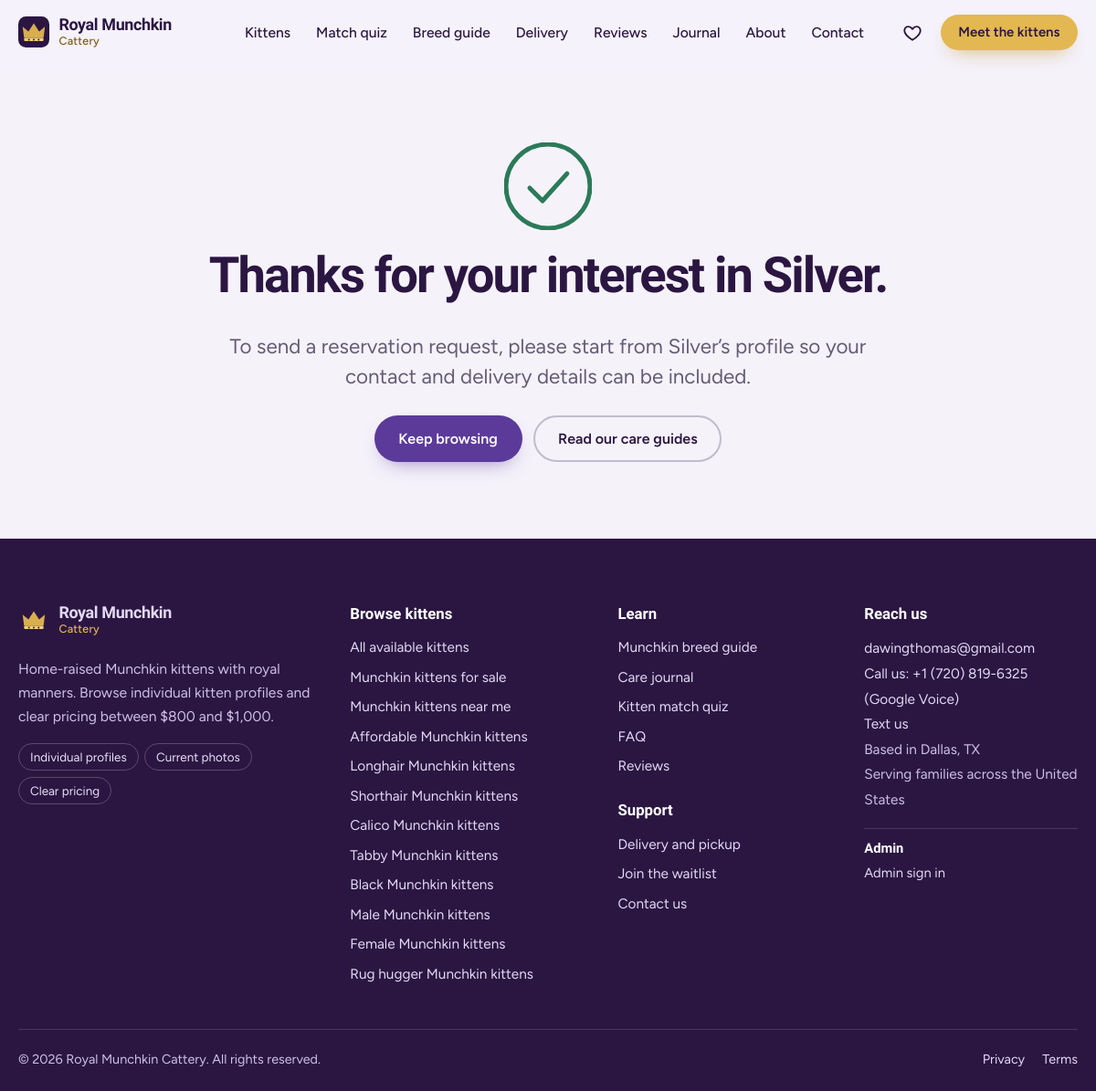
Page /reserve/silver-blue-white-munchkin-kitten/thank-you/ on the committed database.
### kittens/models.py (models this page shows, shortened)
class Kitten(models.Model):
    class Gender(models.TextChoices):
        UNCONFIRMED = "unconfirmed", "To be confirmed"
        MALE = "male", "Male"
        FEMALE = "female", "Female"
    class CoatLength(models.TextChoices):
        SHORTHAIR = "shorthair", "Shorthair"
        LONGHAIR = "longhair", "Longhair"
    class LegLength(models.TextChoices):
        UNCONFIRMED = "unconfirmed", "To be confirmed"
        STANDARD = "standard", "Standard short legs"
        SUPER_SHORT = "super_short", "Super short (rug hugger)"
        NON_STANDARD = "non_standard", "Non-standard (normal legs)"
    class CoatColor(models.TextChoices):
        BLACK = "black", "Black"
        WHITE = "white", "White"
        BLUE = "blue", "Blue (gray)"
        CREAM = "cream", "Cream"
        RED = "red", "Red (orange)"
        CHOCOLATE = "chocolate", "Chocolate"
        LILAC = "lilac", "Lilac"
        SILVER = "silver", "Silver"
        BROWN = "brown", "Brown"
        TRICOLOR = "tricolor", "Tri-color"
    class Pattern(models.TextChoices):
        SOLID = "solid", "Solid"
        TABBY = "tabby", "Tabby"
        CALICO = "calico", "Calico"
        TORTIE = "tortie", "Tortoiseshell"
        BICOLOR = "bicolor", "Bi-color"
        COLORPOINT = "colorpoint", "Colorpoint"
        SMOKE = "smoke", "Smoke"
    class EyeColor(models.TextChoices):
        GOLD = "gold", "Gold"
        GREEN = "green", "Green"
        COPPER = "copper", "Copper"
        BLUE = "blue", "Blue"
        HAZEL = "hazel", "Hazel"
        ODD = "odd", "Odd-eyed"
    class Energy(models.TextChoices):
        UNCONFIRMED = "unconfirmed", "To be confirmed"
        CALM = "calm", "Calm lap cat"
        PLAYFUL = "playful", "Playful"
        ADVENTUROUS = "adventurous", "Adventurous"
    class Status(models.TextChoices):
        AVAILABLE = "available", "Available"
        RESERVED = "reserved", "Reserved"
        ADOPTED = "adopted", "Adopted"
        COMING_SOON = "coming_soon", "Coming soon"
    id = models.UUIDField(primary_key=True, default=uuid.uuid4, editable=False)
    name = models.CharField(max_length=60)
    slug = models.SlugField(max_length=100, unique=True, blank=True)
    litter = models.ForeignKey(Litter, on_delete=models.SET_NULL, null=True, blank=True, related_name="kittens")
    gender = models.CharField(max_length=12, choices=Gender.choices, default=Gender.UNCONFIRMED)
    coat_length = models.CharField(max_length=12, choices=CoatLength.choices, default=CoatLength.SHORTHAIR)
    leg_length = models.CharField(max_length=14, choices=LegLength.choices, default=LegLength.UNCONFIRMED)
    coat_color = models.CharField(max_length=14, choices=CoatColor.choices)
    pattern = models.CharField(max_length=12, choices=Pattern.choices, default=Pattern.SOLID)
    eye_color = models.CharField(max_length=8, choices=EyeColor.choices, blank=True)
    date_of_birth = models.DateField(null=True, blank=True)
    available_from = models.DateField(
        null=True, blank=True,
        help_text="Go-home date. Leave blank to use birth date + 12 weeks.",
    )
    price = models.DecimalField(
        max_digits=6, decimal_places=2,
        validators=[MinValueValidator(MIN_PRICE), MaxValueValidator(MAX_PRICE)],
        help_text=f"Must be between ${MIN_PRICE} and ${MAX_PRICE:,}.",
    )
    deposit_amount = models.DecimalField(max_digits=6, decimal_places=2, default=200, validators=[MinValueValidator(0)])
    status = models.CharField(max_length=15, choices=Status.choices, default=Status.AVAILABLE)
    headline = models.CharField(max_length=160, help_text="Short marketing line shown on cards")
    description = models.TextField()
    energy = models.CharField(max_length=12, choices=Energy.choices, default=Energy.UNCONFIRMED)
    personality_tags = models.CharField(
        max_length=160, blank=True,
        help_text="Comma separated, e.g. cuddly, curious, chatty",
    )
    good_with_kids = models.BooleanField(default=True)
    good_with_pets = models.BooleanField(default=True)
    weight_estimate_lb = models.DecimalField(
        "Estimated adult weight (lb)", max_digits=3, decimal_places=1, null=True, blank=True,
        validators=[MinValueValidator(2), MaxValueValidator(20)],
    )
    vet_checked = models.BooleanField(default=True)
    vaccinations_up_to_date = models.BooleanField(default=True)
    dewormed = models.BooleanField(default=True)
    microchipped = models.BooleanField(default=True)
    litter_trained = models.BooleanField(default=True)
    spay_neuter_agreement = models.BooleanField(default=True, help_text="Sold under a spay/neuter agreement.")
    care_info_confirmed = models.BooleanField(
        default=False,
        help_text="Enable only after the care, health, and household suitability details above are verified.",
    )
    registry = models.CharField(max_length=60, blank=True, help_text="e.g. 'TICA registered'")
    health_guarantee_years = models.PositiveSmallIntegerField(default=1)
    cover_photo = models.ImageField(upload_to="kittens/covers/")
    cover_alt = models.CharField(max_length=160, blank=True, help_text="Optional custom alt text for the cover photo.")
    video_url = models.URLField(blank=True, help_text="Optional YouTube or Vimeo link.")
    nationwide_delivery_available = models.BooleanField(default=True)
    delivery_notes = models.CharField(
        max_length=255, blank=True,
        default="Pickup by appointment, or ground / flight-nanny delivery across the continental US.",
    )
    is_featured = models.BooleanField(default=False)
    view_count = models.PositiveIntegerField(default=0)
    created_at = models.DateTimeField(auto_now_add=True)
    updated_at = models.DateTimeField(auto_now=True)
    class Meta:
        ordering = ["-is_featured", "-created_at"]
        indexes = [
            models.Index(fields=["status"]),
            models.Index(fields=["gender", "coat_length", "coat_color"]),
            models.Index(fields=["price"]),
        ]
        constraints = [
            models.CheckConstraint(
                condition=Q(price__gte=MIN_PRICE) & Q(price__lte=MAX_PRICE),
                name="kitten_price_between_800_and_1000",
            )
        ]

### core/models.py (models this page shows, shortened)
class SiteSettings(models.Model):
    business_name = models.CharField(max_length=120, default="Royal Munchkin Cattery")
    tagline = models.CharField(max_length=200, default="Home-raised Munchkin kittens with royal manners")
    city = models.CharField(max_length=100, default="Dallas", help_text="Used in schema.org markup. Clear it to hide the address.")
    state = models.CharField(max_length=2, default="TX", blank=True)
    contact_phone = models.CharField(max_length=24, blank=True, help_text="Digits with country code, e.g. +15551234567")
    whatsapp_number = models.CharField(max_length=20, blank=True, help_text="Digits only, e.g. 15551234567")
    contact_email = models.EmailField(default="dawingthomas@gmail.com")
    instagram_url = models.URLField(blank=True)
    facebook_url = models.URLField(blank=True)
    tiktok_url = models.URLField(blank=True)
    youtube_url = models.URLField(blank=True)
    kittens_placed_count = models.PositiveIntegerField(
        default=0, help_text="Shown on the homepage only when above zero. Use a real number."
    )
    announcement = models.CharField(max_length=160, blank=True, help_text="Optional banner above the header (e.g. 'New litter due in March').")
    class Meta:
        verbose_name = "Site Settings"
        verbose_name_plural = "Site Settings"
    @classmethod
    def load(cls):
        obj = cache.get(SETTINGS_CACHE_KEY)
        if obj is None:
            obj, _ = cls.objects.get_or_create(pk=1)
            cache.set(SETTINGS_CACHE_KEY, obj, 300)
        return obj

### reservations/views.py (the view, shortened to what this page needs)
# urls.py: path("reserve/<slug:kitten_slug>/thank-you/", views.ReservationThankYouView.as_view(), name="thank_you"),
class ReservationThankYouView(View):
    def get(self, request, kitten_slug, reservation_id=None):
        kitten = get_object_or_404(Kitten, slug=kitten_slug)
        context = {"kitten": kitten}
        return render(request, "reservations/thank_you.html", context)

### templates/reservations/thank_you.html (shortened to what this page needs)
{% extends "base.html" %}
{% block content %}
<section class="section"><div class="container narrow center">
  <svg class="big-check" viewBox="0 0 96 96" fill="none" stroke="#2B7A58" stroke-width="5" stroke-linecap="round" stroke-linejoin="round" aria-hidden="true"><circle cx="48" cy="48" r="46"/><path d="M28 50l14 14 27-30"/></svg>
  {% if reservation %}
    <h1 style="font-size:clamp(2.1rem,1.4rem + 3vw,3.4rem)">Your request for {{ kitten.name }} is saved.</h1>
    <p class="lede">We emailed your reservation to Royal Munchkin Cattery and sent a confirmation from Gmail to {{ reservation.email }}. We’ll reply within one business day. A reservation request does not hold a kitten; the deposit and agreement must be confirmed with us.</p>
    {% if message_channel == "sms" %}<div class="btn-row" style="justify-content:center;margin-top:1.6rem">
        <a class="btn btn-gold" href="{{ sms_compose_url }}">Open prefilled text to our Google Voice number</a>
    </div>{% endif %}
    {% if message_channel == "sms" %}<p class="help-text" style="margin-top:1rem">The text link opens your device’s messaging app with our Google Voice number and request details filled in; tap Send there. Your request and email confirmation have already been sent, so you do not need to compose another email.</p>{% else %}<p class="help-text" style="margin-top:1rem">No need to send a second email. If you don’t see the confirmation, check your spam folder.</p>{% endif %}
  {% else %}
    <h1 style="font-size:clamp(2.1rem,1.4rem + 3vw,3.4rem)">Thanks for your interest in {{ kitten.name }}.</h1>
    <p class="lede">To send a reservation request, please start from {{ kitten.name }}’s profile so your contact and delivery details can be included.</p>
  {% endif %}
  <div class="btn-row" style="justify-content:center;margin-top:1.6rem"><a class="btn btn-primary" href="{% url 'kittens:list' %}">Keep browsing</a><a class="btn btn-ghost" href="{% url 'core:journal_list' %}">Read our care guides</a></div>
</div></section>
{% endblock %}

### templates/partials/footer.html (shortened to what this page needs)
{% load humanize %}<footer class="site-footer">
  <div class="container footer-grid">
    <div class="footer-brand">
      <a class="brand brand-light" href="{% url 'core:home' %}">{% include "partials/logo.html" %}<span class="brand-text"><b>Royal Munchkin</b><i>Cattery</i></span></a>
      <p>{{ site_settings.tagline }}. Browse individual kitten profiles and clear pricing between ${{ MIN_PRICE }} and ${{ MAX_PRICE|intcomma }}.</p>
      <ul class="footer-badges">
        <li>Individual profiles</li><li>Current photos</li><li>Clear pricing</li>
      </ul>
    </div>
    <div>
      <h2 class="footer-h">Browse kittens</h2>
      <ul>
        <li><a href="{% url 'kittens:list' %}">All available kittens</a></li>
        {% for slug, label in FOOTER_LANDING_LINKS %}<li><a href="{% url 'core:landing' slug=slug %}">{{ label }}</a></li>{% endfor %}
      </ul>
    </div>
    <div>
      <h2 class="footer-h">Learn</h2>
      <ul>
        <li><a href="{% url 'core:breed_guide' %}">Munchkin breed guide</a></li>
        <li><a href="{% url 'core:journal_list' %}">Care journal</a></li>
        <li><a href="{% url 'kittens:match' %}">Kitten match quiz</a></li>
        <li><a href="{% url 'core:faq' %}">FAQ</a></li>
        <li><a href="{% url 'reviews:list' %}">Reviews</a></li>
      </ul>
      <h2 class="footer-h footer-h-2">Support</h2>
      <ul>
        <li><a href="{% url 'core:delivery' %}">Delivery and pickup</a></li>
        <li><a href="{% url 'core:waitlist' %}">Join the waitlist</a></li>
        <li><a href="{% url 'core:contact' %}">Contact us</a></li>
      </ul>
    </div>
    <div>
      <h2 class="footer-h">Reach us</h2>
      <address>
        <a href="mailto:{{ site_settings.contact_email }}">{{ site_settings.contact_email }}</a>
        {% if CONTACT_PHONE %}<br><a href="tel:{{ CONTACT_PHONE_URI }}">Call us: {{ CONTACT_PHONE }} (Google Voice)</a><br><a href="sms:{{ CONTACT_PHONE_URI }}">Text us</a>{% endif %}
        {% if site_settings.city %}<br><span>Based in {{ site_settings.city }}{% if site_settings.state %}, {{ site_settings.state }}{% endif %}</span>{% endif %}
        <br><span>{{ SITE_LOCATION_SUMMARY }}</span>
      </address>
      <div class="footer-admin">
        <h2 class="footer-h footer-h-2">Admin</h2>
        <a href="{% url 'accounts:login' %}" rel="nofollow">Admin sign in</a>
      </div>
    </div>
  </div>
  <div class="container footer-bottom">
    <span>&copy; {% now "Y" %} {{ SITE_NAME }}. All rights reserved.</span>
    <span class="footer-legal"><a href="{% url 'core:privacy' %}">Privacy</a><a href="{% url 'core:terms' %}">Terms</a></span>
  </div>
</footer>

### rows in the picture
Kitten: name "Silver"
SiteSettings: tagline "Home-raised Munchkin kittens with royal manners", contact_email "dawingthomas@gmail.com", contact_phone "+1 (720) 819-6325", city "Dallas", state "TX", business_name "Royal Munchkin Cattery"

### other values in the picture
{{ MIN_PRICE }} "800"
{{ MAX_PRICE|intcomma }} "1,000"
{{ label }} "Munchkin kittens for sale" "Munchkin kittens near me" "Affordable Munchkin kittens" "Longhair Munchkin kittens" "Shorthair Munchkin kittens" "Calico Munchkin kittens" "Tabby Munchkin kittens" "Black Munchkin kittens" "Male Munchkin kittens" "Female Munchkin kittens" "Rug hugger Munchkin kittens"
{{ SITE_LOCATION_SUMMARY }} "Serving families across the United States"
